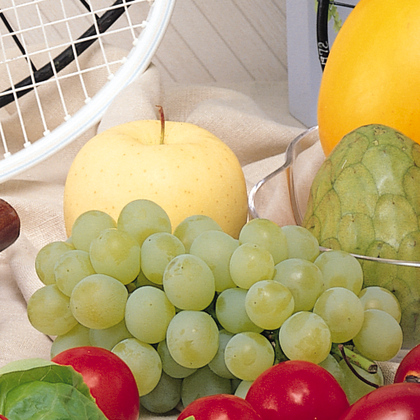
%> input picture exercises/eveaskari/4/fruits.png, 420 x 420 px, shrunk from 512 x 512 before the run
$ octave tamrin11.m   (GNU Octave 9; MATLAB toolbox functions it lacks are replaced by stand-ins)
%> lines starting %> are read from the running program, lines starting %| are printed output that depends on the picture; in (x1, y1, x2, y2) boxes, pixels count from 0 and x2, y2 are one past the last pixel; in counts of white or black regions, pixels touching at a corner belong together; the program's own positions count from 1
clc
clear all
close all

image=imread('benchmark/fruits.png');
%> image is the input picture: size 420x420x3 uint8; mean R, G, B 185.5, 163.3, 118.3
image=rgb2gray(image);
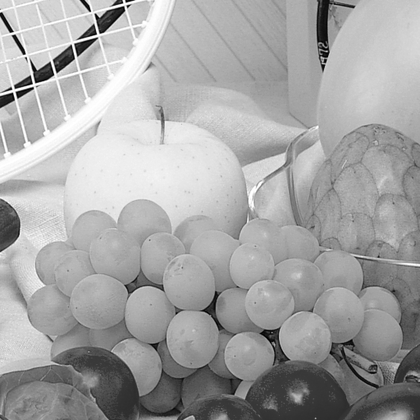
%> image: size 420x420 uint8; min 0, max 255, mean 164.8
image2=image;

r = 100;
[x y] = size(image);
%> x = 420; y = 420

xunit = r * cos(0:.001:2*pi) + x/2;
yunit = r * sin(0:.001:2*pi) + y/2;

for i=1:size(xunit,2)
    image(floor(xunit(i)),floor(yunit(i)))=0;
end
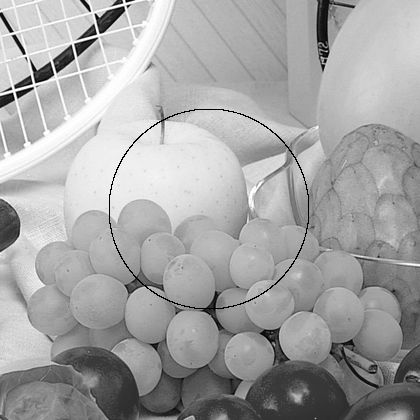
%> image: size 420x420 uint8; 0.44% of pixels changed, all inside (x1, y1, x2, y2) = (109, 109, 309, 310)

for i=1:x
    for j=1:y
        if ((i-x/2)^2)+((j-y/2)^2)<(r^2);
            image2(i,j) = 255;
        end
    end
end
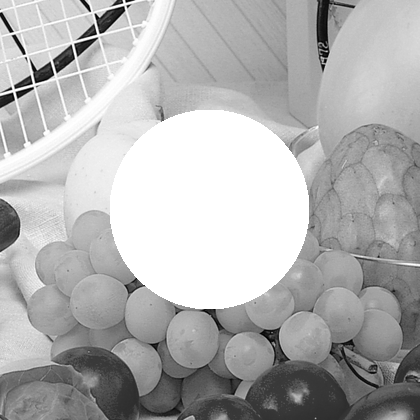
%> image2: size 420x420 uint8; 17.78% of pixels changed, all inside (x1, y1, x2, y2) = (110, 110, 309, 309)

figure,imshow(image);
figure,imshow(image2);

$ run again, with exercises/eveaskari/4/2neg.JPG saved as exercises/eveaskari/4/fruits.png
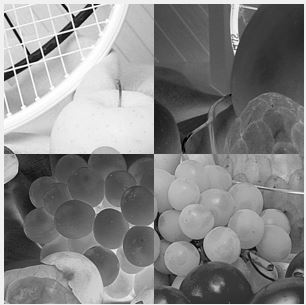
%> input picture exercises/eveaskari/4/2neg.JPG, 306 x 305 px
%> image is the input picture: size 305x306x3 uint8; min 0, max 255, mean 134.4
%> after the loop `for i=1:size(xunit,2)`:
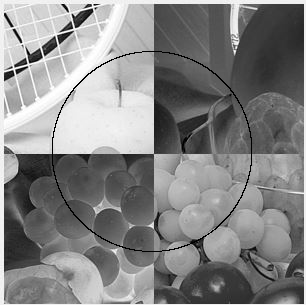
%> image: size 305x306 uint8; min 0, max 255, mean 133.3
%> after the loop `for i=1:x`:
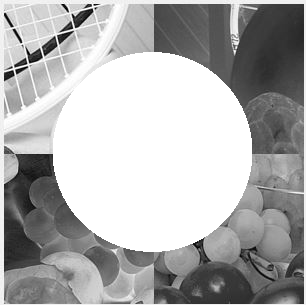
%> image2: size 305x306 uint8; min 0, max 255, mean 174.6

$ run again, with exercises/eveaskari/4/Vneg.JPG saved as exercises/eveaskari/4/fruits.png
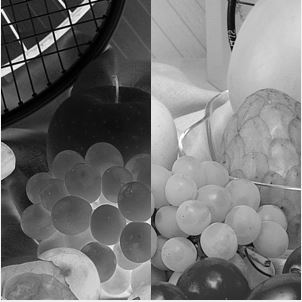
%> input picture exercises/eveaskari/4/Vneg.JPG, 302 x 302 px
%> image is the input picture: size 302x302x3 uint8; min 0, max 255, mean 116.3
%> after the loop `for i=1:size(xunit,2)`:
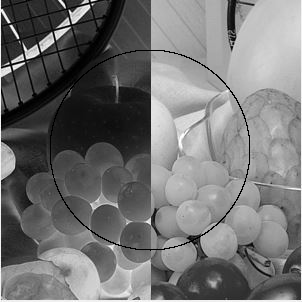
%> image: size 302x302 uint8; min 0, max 255, mean 115.4
%> after the loop `for i=1:x`:
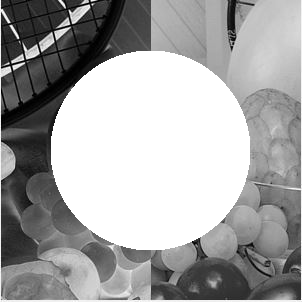
%> image2: size 302x302 uint8; min 0, max 255, mean 164.8
